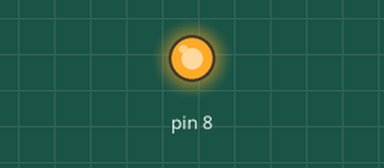
This sketch was run on a simulated Arduino Uno, built with avr-gcc and run on an emulated ATmega328P. Parts: output pins drawn as LEDs (lit = HIGH).

Above: at 1.0 s.
At 3.0 s:
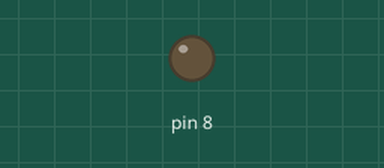
Timing chart, 0 to 5.2 s (numbered marks = the images above):
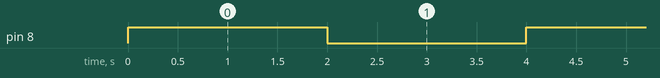

The sketch:

Relay_Test.ino
```cpp
// Simple program to turn a relay that is connected to pin 8 on and off

void setup(){
  pinMode(8, OUTPUT);
}

void loop(){
  digitalWrite(8,HIGH);
  delay(2000);
  digitalWrite(8,LOW);
  delay(2000);
}
```

Measured:
- by itself, pin 8: alternates HIGH for 2.0 s and LOW for 2.0 s
